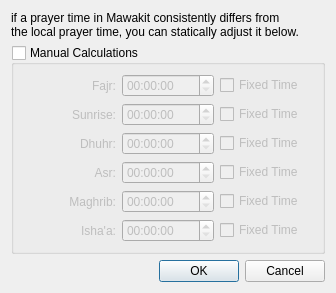
<?xml version="1.0" encoding="UTF-8"?>
<ui version="4.0">
 <class>ManualCalcForm</class>
 <widget class="QDialog" name="ManualCalcForm">
  <property name="geometry">
   <rect>
    <x>0</x>
    <y>0</y>
    <width>336</width>
    <height>277</height>
   </rect>
  </property>
  <property name="windowTitle">
   <string>Manual Calculations</string>
  </property>
  <layout class="QVBoxLayout" name="verticalLayout">
   <item>
    <widget class="QLabel" name="label">
     <property name="text">
      <string>if a prayer time in Mawakit consistently differs from
the local prayer time, you can statically adjust it below. </string>
     </property>
    </widget>
   </item>
   <item>
    <widget class="QGroupBox" name="manualCalcGroupBox">
     <property name="title">
      <string>Manual Calculations</string>
     </property>
     <property name="checkable">
      <bool>true</bool>
     </property>
     <property name="checked">
      <bool>false</bool>
     </property>
     <layout class="QGridLayout" name="gridLayout">
      <item row="0" column="0">
       <layout class="QHBoxLayout" name="horizontalLayout">
        <item>
         <widget class="QLabel" name="citiesLabel">
          <property name="text">
           <string>Fajr:</string>
          </property>
          <property name="alignment">
           <set>Qt::AlignRight|Qt::AlignTrailing|Qt::AlignVCenter</set>
          </property>
         </widget>
        </item>
        <item>
         <widget class="QTimeEdit" name="fajrTimeEdit">
          <property name="displayFormat">
           <string notr="true">hh:mm:ss</string>
          </property>
         </widget>
        </item>
        <item>
         <widget class="QCheckBox" name="fixedFajrCheckBox">
          <property name="text">
           <string>Fixed Time</string>
          </property>
         </widget>
        </item>
       </layout>
      </item>
      <item row="1" column="0">
       <layout class="QHBoxLayout" name="horizontalLayout_2">
        <item>
         <widget class="QLabel" name="citiesLabel_2">
          <property name="text">
           <string>Sunrise:</string>
          </property>
          <property name="alignment">
           <set>Qt::AlignRight|Qt::AlignTrailing|Qt::AlignVCenter</set>
          </property>
         </widget>
        </item>
        <item>
         <widget class="QTimeEdit" name="shroukTimeEdit">
          <property name="displayFormat">
           <string notr="true">hh:mm:ss</string>
          </property>
         </widget>
        </item>
        <item>
         <widget class="QCheckBox" name="fixedShroukCheckBox">
          <property name="text">
           <string>Fixed Time</string>
          </property>
         </widget>
        </item>
       </layout>
      </item>
      <item row="2" column="0">
       <layout class="QHBoxLayout" name="horizontalLayout_3">
        <item>
         <widget class="QLabel" name="citiesLabel_3">
          <property name="text">
           <string>Dhuhr:</string>
          </property>
          <property name="alignment">
           <set>Qt::AlignRight|Qt::AlignTrailing|Qt::AlignVCenter</set>
          </property>
         </widget>
        </item>
        <item>
         <widget class="QTimeEdit" name="duhrTimeEdit">
          <property name="displayFormat">
           <string notr="true">hh:mm:ss</string>
          </property>
         </widget>
        </item>
        <item>
         <widget class="QCheckBox" name="fixedDuhrCheckBox">
          <property name="text">
           <string>Fixed Time</string>
          </property>
         </widget>
        </item>
       </layout>
      </item>
      <item row="3" column="0">
       <layout class="QHBoxLayout" name="horizontalLayout_4">
        <item>
         <widget class="QLabel" name="citiesLabel_4">
          <property name="text">
           <string>Asr:</string>
          </property>
          <property name="alignment">
           <set>Qt::AlignRight|Qt::AlignTrailing|Qt::AlignVCenter</set>
          </property>
         </widget>
        </item>
        <item>
         <widget class="QTimeEdit" name="asrTimeEdit">
          <property name="displayFormat">
           <string notr="true">hh:mm:ss</string>
          </property>
         </widget>
        </item>
        <item>
         <widget class="QCheckBox" name="fixedAsrCheckBox">
          <property name="text">
           <string>Fixed Time</string>
          </property>
         </widget>
        </item>
       </layout>
      </item>
      <item row="4" column="0">
       <layout class="QHBoxLayout" name="horizontalLayout_5">
        <item>
         <widget class="QLabel" name="citiesLabel_5">
          <property name="text">
           <string>Maghrib:</string>
          </property>
          <property name="alignment">
           <set>Qt::AlignRight|Qt::AlignTrailing|Qt::AlignVCenter</set>
          </property>
         </widget>
        </item>
        <item>
         <widget class="QTimeEdit" name="maghribTimeEdit">
          <property name="displayFormat">
           <string notr="true">hh:mm:ss</string>
          </property>
         </widget>
        </item>
        <item>
         <widget class="QCheckBox" name="fixedMaghribCheckBox">
          <property name="text">
           <string>Fixed Time</string>
          </property>
         </widget>
        </item>
       </layout>
      </item>
      <item row="5" column="0">
       <layout class="QHBoxLayout" name="horizontalLayout_6">
        <item>
         <widget class="QLabel" name="citiesLabel_6">
          <property name="text">
           <string>Isha'a:</string>
          </property>
          <property name="alignment">
           <set>Qt::AlignRight|Qt::AlignTrailing|Qt::AlignVCenter</set>
          </property>
         </widget>
        </item>
        <item>
         <widget class="QTimeEdit" name="ishaTimeEdit">
          <property name="displayFormat">
           <string notr="true">hh:mm:ss</string>
          </property>
         </widget>
        </item>
        <item>
         <widget class="QCheckBox" name="fixedIshaCheckBox">
          <property name="text">
           <string>Fixed Time</string>
          </property>
          <property name="checked">
           <bool>false</bool>
          </property>
         </widget>
        </item>
       </layout>
      </item>
     </layout>
    </widget>
   </item>
   <item>
    <widget class="QDialogButtonBox" name="dialogButtonBox">
     <property name="standardButtons">
      <set>QDialogButtonBox::Cancel|QDialogButtonBox::Ok</set>
     </property>
     <property name="centerButtons">
      <bool>false</bool>
     </property>
    </widget>
   </item>
  </layout>
 </widget>
 <resources/>
 <connections>
  <connection>
   <sender>dialogButtonBox</sender>
   <signal>accepted()</signal>
   <receiver>ManualCalcForm</receiver>
   <slot>accept()</slot>
   <hints>
    <hint type="sourcelabel">
     <x>138</x>
     <y>247</y>
    </hint>
    <hint type="destinationlabel">
     <x>138</x>
     <y>131</y>
    </hint>
   </hints>
  </connection>
  <connection>
   <sender>dialogButtonBox</sender>
   <signal>rejected()</signal>
   <receiver>ManualCalcForm</receiver>
   <slot>reject()</slot>
   <hints>
    <hint type="sourcelabel">
     <x>138</x>
     <y>247</y>
    </hint>
    <hint type="destinationlabel">
     <x>138</x>
     <y>131</y>
    </hint>
   </hints>
  </connection>
 </connections>
</ui>
